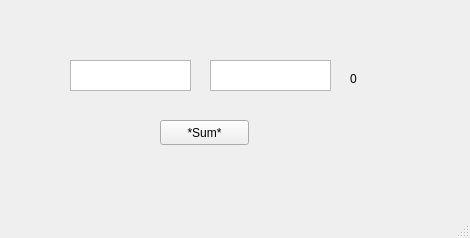
<?xml version="1.0" encoding="UTF-8"?>
<ui version="4.0">
 <class>MainWindow</class>
 <widget class="QMainWindow" name="MainWindow">
  <property name="geometry">
   <rect>
    <x>0</x>
    <y>0</y>
    <width>470</width>
    <height>238</height>
   </rect>
  </property>
  <property name="windowTitle">
   <string>MainWindow</string>
  </property>
  <widget class="QWidget" name="centralwidget">
   <widget class="QPushButton" name="btnSum">
    <property name="geometry">
     <rect>
      <x>160</x>
      <y>120</y>
      <width>89</width>
      <height>25</height>
     </rect>
    </property>
    <property name="text">
     <string>*Sum*</string>
    </property>
   </widget>
   <widget class="QTextEdit" name="txtValue1">
    <property name="geometry">
     <rect>
      <x>70</x>
      <y>60</y>
      <width>121</width>
      <height>31</height>
     </rect>
    </property>
   </widget>
   <widget class="QTextEdit" name="txtValue2">
    <property name="geometry">
     <rect>
      <x>210</x>
      <y>60</y>
      <width>121</width>
      <height>31</height>
     </rect>
    </property>
   </widget>
   <widget class="QLabel" name="lblSum">
    <property name="geometry">
     <rect>
      <x>350</x>
      <y>70</y>
      <width>67</width>
      <height>17</height>
     </rect>
    </property>
    <property name="text">
     <string>0</string>
    </property>
   </widget>
  </widget>
  <widget class="QMenuBar" name="menubar">
   <property name="geometry">
    <rect>
     <x>0</x>
     <y>0</y>
     <width>470</width>
     <height>22</height>
    </rect>
   </property>
  </widget>
  <widget class="QStatusBar" name="statusbar"/>
 </widget>
 <resources/>
 <connections>
  <connection>
   <sender>btnSum</sender>
   <signal>clicked()</signal>
   <receiver>lblSum</receiver>
   <slot>update()</slot>
   <hints>
    <hint type="sourcelabel">
     <x>179</x>
     <y>125</y>
    </hint>
    <hint type="destinationlabel">
     <x>362</x>
     <y>92</y>
    </hint>
   </hints>
  </connection>
 </connections>
</ui>
